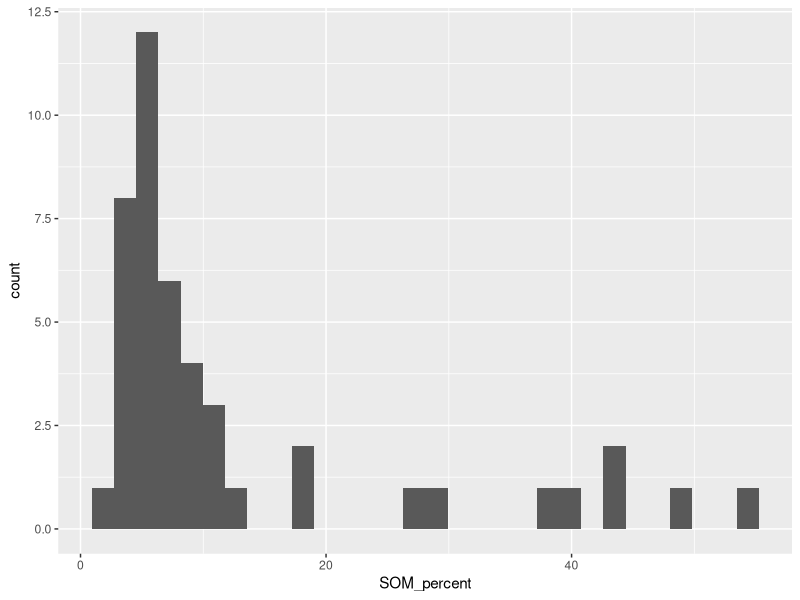
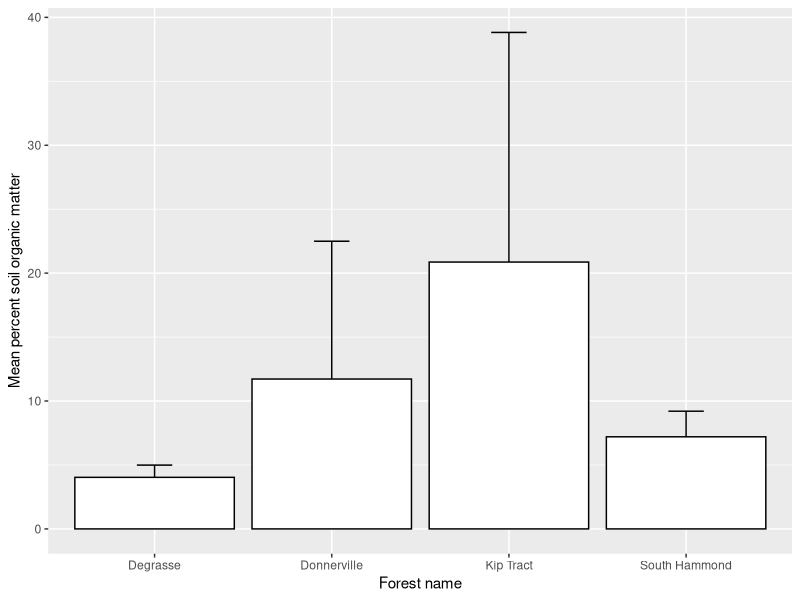
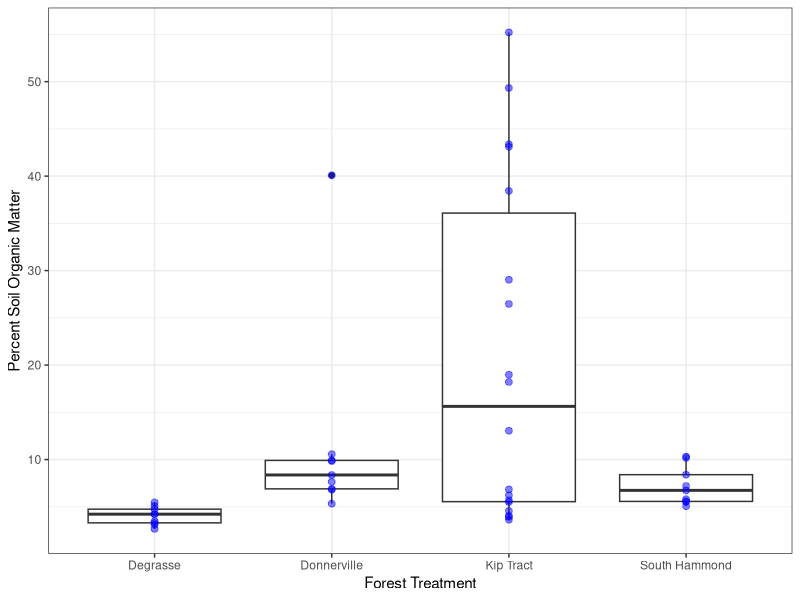

R code for these plots, in order:
## ---- chunk 1
rm(list = ls())
library(tidyverse)
library(here)
## ---- chunk 2
soil <- read.csv(here("DATA", "soil_data.csv"))
## ---- chunk 3
ggplot(soil, aes(x = SOM_percent))+
     geom_histogram()
## ---- chunk 4
SOM <- soil |>
  group_by(Forest) |>
  summarize(
    mean_SOM = mean(SOM_percent),
    sd_SOM = sd(SOM_percent)
  )
## ---- chunk 5
ggplot(SOM, aes(Forest, mean_SOM))+
  geom_errorbar(aes(ymax = mean_SOM + sd_SOM, ymin = mean_SOM - sd_SOM), width = 0.2)+
  geom_col(fill = "white", color = "black")+
  ylab("Mean percent soil organic matter")+
  xlab("Forest name")
## ---- chunk 6
ggplot(soil, aes(x = Forest, y = SOM_percent)) +
  geom_boxplot() +
  geom_point(size=2, colour="blue", alpha=0.5) +
  xlab("Forest Treatment") +
  ylab("Percent Soil Organic Matter") +
  theme_bw()

